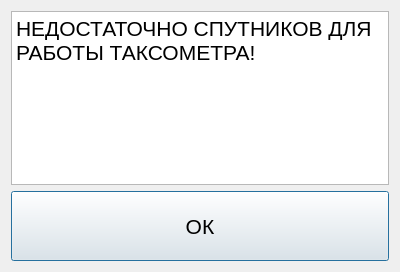
<?xml version="1.0" encoding="UTF-8"?>
<ui version="4.0">
 <class>IInfoDialog</class>
 <widget class="QDialog" name="IInfoDialog">
  <property name="windowModality">
   <enum>Qt::ApplicationModal</enum>
  </property>
  <property name="geometry">
   <rect>
    <x>0</x>
    <y>0</y>
    <width>400</width>
    <height>272</height>
   </rect>
  </property>
  <property name="windowTitle">
   <string>IInfoDialog</string>
  </property>
  <property name="modal">
   <bool>true</bool>
  </property>
  <layout class="QVBoxLayout" name="verticalLayout" stretch="5,2">
   <item>
    <widget class="QTextBrowser" name="textBrowser">
     <property name="font">
      <font>
       <pointsize>16</pointsize>
      </font>
     </property>
     <property name="html">
      <string>&lt;!DOCTYPE HTML PUBLIC &quot;-//W3C//DTD HTML 4.0//EN&quot; &quot;http://www.w3.org/TR/REC-html40/strict.dtd&quot;&gt;
&lt;html&gt;&lt;head&gt;&lt;meta name=&quot;qrichtext&quot; content=&quot;1&quot; /&gt;&lt;style type=&quot;text/css&quot;&gt;
p, li { white-space: pre-wrap; }
&lt;/style&gt;&lt;/head&gt;&lt;body style=&quot; font-family:'MS Shell Dlg 2'; font-size:16pt; font-weight:400; font-style:normal;&quot;&gt;
&lt;p style=&quot; margin-top:0px; margin-bottom:0px; margin-left:0px; margin-right:0px; -qt-block-indent:0; text-indent:0px;&quot;&gt;НЕДОСТАТОЧНО СПУТНИКОВ ДЛЯ РАБОТЫ ТАКСОМЕТРА!&lt;/p&gt;&lt;/body&gt;&lt;/html&gt;</string>
     </property>
    </widget>
   </item>
   <item>
    <widget class="QPushButton" name="pushButton">
     <property name="sizePolicy">
      <sizepolicy hsizetype="Minimum" vsizetype="Expanding">
       <horstretch>0</horstretch>
       <verstretch>0</verstretch>
      </sizepolicy>
     </property>
     <property name="font">
      <font>
       <pointsize>16</pointsize>
      </font>
     </property>
     <property name="text">
      <string>ОК</string>
     </property>
     <property name="icon">
      <iconset>
       <normalon>:/UI/images/ok.png</normalon>
      </iconset>
     </property>
     <property name="iconSize">
      <size>
       <width>32</width>
       <height>32</height>
      </size>
     </property>
    </widget>
   </item>
  </layout>
 </widget>
 <layoutdefault spacing="6" margin="11"/>
 <resources>
  <include location="UI.qrc"/>
 </resources>
 <connections>
  <connection>
   <sender>pushButton</sender>
   <signal>clicked()</signal>
   <receiver>IInfoDialog</receiver>
   <slot>accept()</slot>
   <hints>
    <hint type="sourcelabel">
     <x>167</x>
     <y>256</y>
    </hint>
    <hint type="destinationlabel">
     <x>202</x>
     <y>0</y>
    </hint>
   </hints>
  </connection>
 </connections>
</ui>
